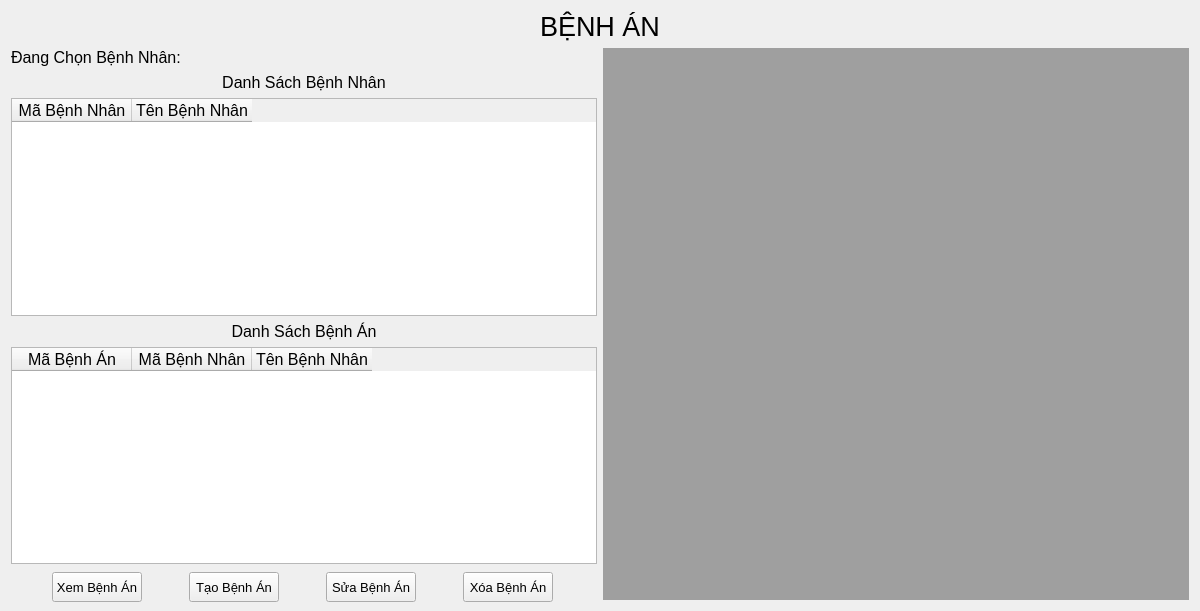
<?xml version="1.0" encoding="UTF-8"?>
<ui version="4.0">
 <class>MedicalRecord</class>
 <widget class="QFrame" name="MedicalRecord">
  <property name="geometry">
   <rect>
    <x>0</x>
    <y>0</y>
    <width>1200</width>
    <height>611</height>
   </rect>
  </property>
  <property name="windowTitle">
   <string>Frame</string>
  </property>
  <layout class="QVBoxLayout" name="verticalLayout_4">
   <item>
    <layout class="QHBoxLayout" name="horizontalLayout">
     <item>
      <spacer name="horizontalSpacer">
       <property name="orientation">
        <enum>Qt::Horizontal</enum>
       </property>
       <property name="sizeHint" stdset="0">
        <size>
         <width>40</width>
         <height>20</height>
        </size>
       </property>
      </spacer>
     </item>
     <item>
      <widget class="QLabel" name="label">
       <property name="font">
        <font>
         <pointsize>20</pointsize>
        </font>
       </property>
       <property name="text">
        <string>BỆNH ÁN</string>
       </property>
      </widget>
     </item>
     <item>
      <spacer name="horizontalSpacer_2">
       <property name="orientation">
        <enum>Qt::Horizontal</enum>
       </property>
       <property name="sizeHint" stdset="0">
        <size>
         <width>40</width>
         <height>20</height>
        </size>
       </property>
      </spacer>
     </item>
    </layout>
   </item>
   <item>
    <layout class="QHBoxLayout" name="horizontalLayout_4">
     <item>
      <layout class="QVBoxLayout" name="verticalLayout_3">
       <item>
        <layout class="QVBoxLayout" name="verticalLayout_5">
         <item>
          <layout class="QHBoxLayout" name="horizontalLayout_5">
           <item>
            <widget class="QLabel" name="label_4">
             <property name="font">
              <font>
               <pointsize>12</pointsize>
              </font>
             </property>
             <property name="text">
              <string>Đang Chọn Bệnh Nhân:</string>
             </property>
            </widget>
           </item>
           <item>
            <widget class="QLabel" name="lbIDPatient">
             <property name="font">
              <font>
               <pointsize>12</pointsize>
              </font>
             </property>
             <property name="text">
              <string/>
             </property>
            </widget>
           </item>
          </layout>
         </item>
         <item>
          <layout class="QVBoxLayout" name="verticalLayout_2">
           <item>
            <widget class="QLabel" name="label_3">
             <property name="font">
              <font>
               <pointsize>12</pointsize>
              </font>
             </property>
             <property name="text">
              <string>Danh Sách Bệnh Nhân</string>
             </property>
             <property name="alignment">
              <set>Qt::AlignCenter</set>
             </property>
            </widget>
           </item>
           <item>
            <widget class="QTableWidget" name="dataTabPatient">
             <property name="font">
              <font>
               <family>MS Shell Dlg 2</family>
               <pointsize>12</pointsize>
              </font>
             </property>
             <attribute name="horizontalHeaderDefaultSectionSize">
              <number>120</number>
             </attribute>
             <column>
              <property name="text">
               <string>Mã Bệnh Nhân</string>
              </property>
             </column>
             <column>
              <property name="text">
               <string>Tên Bệnh Nhân</string>
              </property>
             </column>
            </widget>
           </item>
          </layout>
         </item>
         <item>
          <layout class="QVBoxLayout" name="verticalLayout">
           <item>
            <widget class="QLabel" name="label_2">
             <property name="font">
              <font>
               <pointsize>12</pointsize>
              </font>
             </property>
             <property name="text">
              <string>Danh Sách Bệnh Án</string>
             </property>
             <property name="alignment">
              <set>Qt::AlignCenter</set>
             </property>
            </widget>
           </item>
           <item>
            <widget class="QTableWidget" name="dataTabMedicalRecord">
             <property name="font">
              <font>
               <family>MS Shell Dlg 2</family>
               <pointsize>12</pointsize>
              </font>
             </property>
             <attribute name="horizontalHeaderDefaultSectionSize">
              <number>120</number>
             </attribute>
             <column>
              <property name="text">
               <string>Mã Bệnh Án</string>
              </property>
             </column>
             <column>
              <property name="text">
               <string>Mã Bệnh Nhân</string>
              </property>
             </column>
             <column>
              <property name="text">
               <string>Tên Bệnh Nhân</string>
              </property>
             </column>
            </widget>
           </item>
          </layout>
         </item>
        </layout>
       </item>
       <item>
        <layout class="QHBoxLayout" name="horizontalLayout_2">
         <item>
          <widget class="QPushButton" name="btView">
           <property name="minimumSize">
            <size>
             <width>90</width>
             <height>30</height>
            </size>
           </property>
           <property name="maximumSize">
            <size>
             <width>90</width>
             <height>25</height>
            </size>
           </property>
           <property name="font">
            <font>
             <pointsize>10</pointsize>
            </font>
           </property>
           <property name="cursor">
            <cursorShape>PointingHandCursor</cursorShape>
           </property>
           <property name="text">
            <string>Xem Bệnh Án</string>
           </property>
          </widget>
         </item>
         <item>
          <widget class="QPushButton" name="btAdd">
           <property name="minimumSize">
            <size>
             <width>90</width>
             <height>30</height>
            </size>
           </property>
           <property name="maximumSize">
            <size>
             <width>90</width>
             <height>25</height>
            </size>
           </property>
           <property name="font">
            <font>
             <pointsize>10</pointsize>
            </font>
           </property>
           <property name="cursor">
            <cursorShape>PointingHandCursor</cursorShape>
           </property>
           <property name="text">
            <string>Tạo Bệnh Án</string>
           </property>
          </widget>
         </item>
         <item>
          <widget class="QPushButton" name="btUpdate">
           <property name="minimumSize">
            <size>
             <width>90</width>
             <height>30</height>
            </size>
           </property>
           <property name="maximumSize">
            <size>
             <width>90</width>
             <height>25</height>
            </size>
           </property>
           <property name="font">
            <font>
             <pointsize>10</pointsize>
            </font>
           </property>
           <property name="cursor">
            <cursorShape>PointingHandCursor</cursorShape>
           </property>
           <property name="text">
            <string>Sửa Bệnh Án</string>
           </property>
          </widget>
         </item>
         <item>
          <widget class="QPushButton" name="btDel">
           <property name="minimumSize">
            <size>
             <width>90</width>
             <height>30</height>
            </size>
           </property>
           <property name="maximumSize">
            <size>
             <width>90</width>
             <height>25</height>
            </size>
           </property>
           <property name="font">
            <font>
             <pointsize>10</pointsize>
            </font>
           </property>
           <property name="cursor">
            <cursorShape>PointingHandCursor</cursorShape>
           </property>
           <property name="text">
            <string>Xóa Bệnh Án</string>
           </property>
          </widget>
         </item>
        </layout>
       </item>
      </layout>
     </item>
     <item>
      <widget class="QMdiArea" name="mainMDI"/>
     </item>
    </layout>
   </item>
  </layout>
 </widget>
 <resources/>
 <connections/>
</ui>
